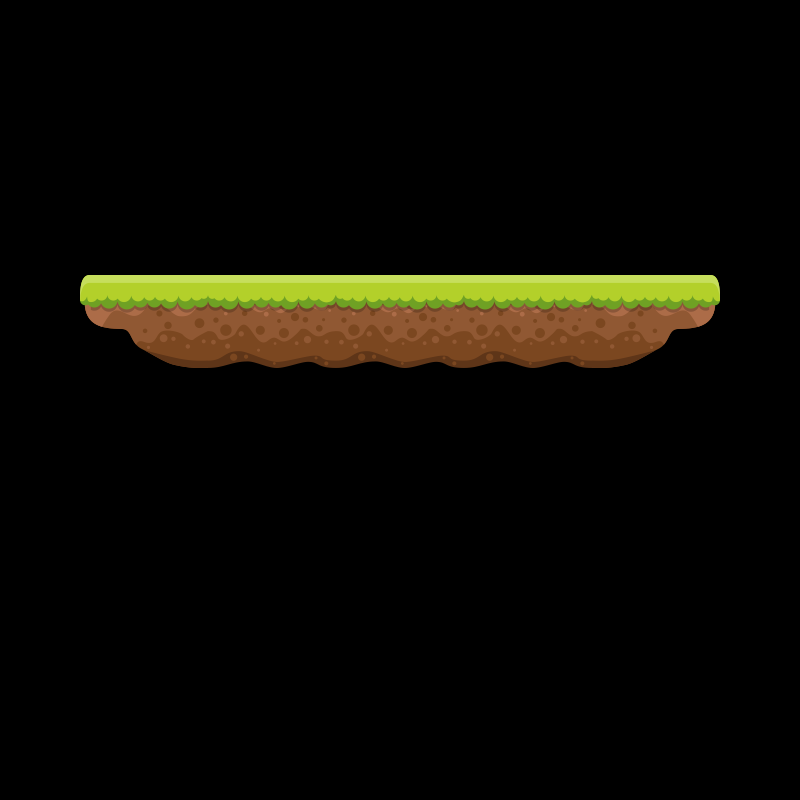

The image is a tile-based game level rendered from a .tmx file. Its description and source (layers, tilesets, objects; grid data summarised) follow:
An orthogonal 50x50 tile map with 16x16 px tiles, 1 tile layer (Tile Layer 1).

<map version="1.0" orientation="orthogonal" renderorder="right-down" width="50" height="50" tilewidth="16" tileheight="16" nextobjectid="1">
 <tileset firstgid="1" name="asdfasdf" tilewidth="129" tileheight="129">
  <tile id="0">
   <image width="128" height="128" source="Tiles/1.png" />
  </tile>
  <tile id="1">
   <image width="128" height="128" source="Tiles/2.png" />
  </tile>
  <tile id="2">
   <image width="128" height="128" source="Tiles/3.png" />
  </tile>
  <tile id="3">
   <image width="129" height="129" source="Tiles/4.png" />
  </tile>
  <tile id="4">
   <image width="128" height="128" source="Tiles/5.png" />
  </tile>
  <tile id="5">
   <image width="128" height="128" source="Tiles/6.png" />
  </tile>
  <tile id="6">
   <image width="128" height="128" source="Tiles/7.png" />
  </tile>
  <tile id="7">
   <image width="128" height="128" source="Tiles/8.png" />
  </tile>
  <tile id="8">
   <image width="128" height="128" source="Tiles/9.png" />
  </tile>
  <tile id="9">
   <image width="128" height="128" source="Tiles/10.png" />
  </tile>
  <tile id="10">
   <image width="128" height="128" source="Tiles/11.png" />
  </tile>
  <tile id="11">
   <image width="128" height="128" source="Tiles/12.png" />
  </tile>
  <tile id="12">
   <image width="128" height="93" source="Tiles/13.png" />
  </tile>
  <tile id="13">
   <image width="128" height="93" source="Tiles/14.png" />
  </tile>
  <tile id="14">
   <image width="128" height="93" source="Tiles/15.png" />
  </tile>
  <tile id="15">
   <image width="128" height="128" source="Tiles/16.png" />
  </tile>
  <tile id="16">
   <image width="128" height="99" source="Tiles/17.png" />
  </tile>
  <tile id="17">
   <image width="128" height="128" source="Tiles/18.png" />
  </tile>
 </tileset>
 <layer name="Tile Layer 1" width="50" height="50">
  <data>[2500 cells, 5 non-empty, 3 distinct tile ids]</data>
 </layer>
</map>
